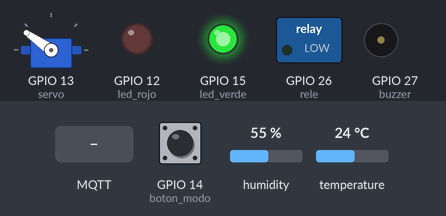
The program below on a simulated ESP32 board running MicroPython. Parts: servo, switched loads named in the program (green lamp = pin HIGH), output pins drawn as LEDs (lit = HIGH), buzzer (waves = sounding, pin HIGH). Wiring (from the project's diagram.json): DHT22 sensor on GPIO 4, red LED on GPIO 12, servo on GPIO 13, button on GPIO 14, green LED on GPIO 15, buzzer on GPIO 27. Inputs (shaded band) come from the test bench; at power-on: temperature 24 °C, GPIO 14 (boton_modo) HIGH, humidity 55 %. WiFi joins after 1.5 s; no MQTT or app messages arrive unless stated; servo angles are drawn from the pulse width (0.5 ms = 0°, 2.5 ms = 180°); the clock reads 2024-03-15 10:24:30 at power-on unless the program sets it; what the program prints to the serial console is not drawn.

Above: at 3.3 s.
3.4 s: temperature set to 25.3 °C
At 9.1 s:
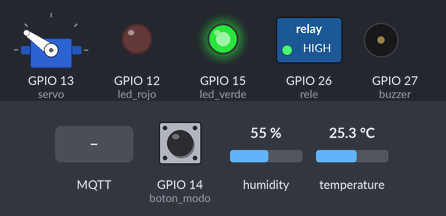
9.4 s: GPIO 14 (boton_modo) pulled LOW for 1 s
At 11.2 s:
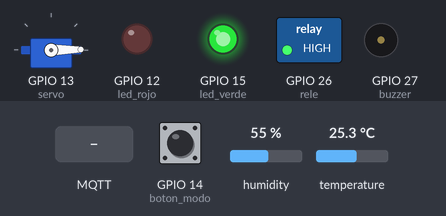
11.9 s: temperature set to 33 °C
17.9 s: MQTT message "AUTO" arrives on the first subscribed topic
At 19.6 s:
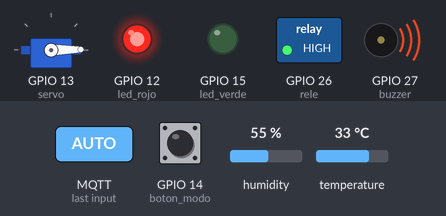
20.3 s: MQTT message "1" arrives on the first subscribed topic
21.8 s: temperature set to 28.5 °C
27.8 s: temperature set to 27.3 °C
Timing chart, 0 to 30.8 s (numbered marks = the images above; inputs shaded):
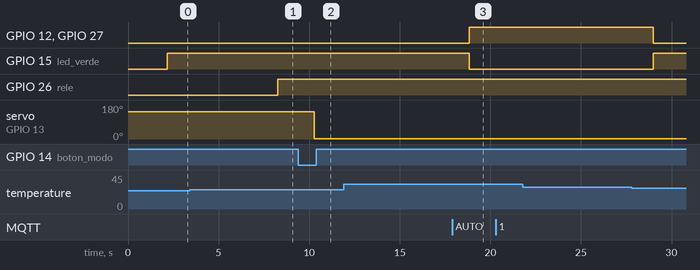

Measured:
- the behaviour switches between 25.2 and 25.3 °C on temperature (found by bisection; images 0 and 1)
- after the input at 3.4 s, GPIO 26 (rele): LOW → HIGH after 4.9 s
- after the input at 9.4 s, servo on GPIO 13 (servo): 145° → 1° after 0.88 s
- after the input at 11.9 s, every drawn part: stays the same
- after the input at 20.3 s, every drawn part: stays the same
- after the input at 21.8 s, every drawn part: stays the same

The program:

main.py
```python
import time
import network
import ujson
from machine import Pin
from umqtt.simple import MQTTClient

import config
import sensores
import actuadores

MQTT_BROKER = "broker.hivemq.com"
CLIENT_ID = "esp32_invernadero_utp"
TOPIC_PUB = b"invernadero/telemetria"
TOPIC_SUB = b"invernadero/comandos"

VENTANA_ABIERTA = 0
VENTANA_CERRADA = 145
PAUSA_ANTIRREBOTE = 0.4
PAUSA_CICLO = 2
HISTERESIS_BOMBILLO = 0.5

boton_modo = Pin(config.PIN_BOTON, Pin.IN, Pin.PULL_UP)

estado_sistema = {
    "temp_actual": 0.0,
    "temp_promedio": 0.0,
    "humedad": 0.0,
    "umbral_temp": 30.0,
    "modo": "AUTO",
    "angulo_ventana": VENTANA_CERRADA,
    "alerta": "NORMAL",
    "bombillo": False,
    "umbral_bombillo": 25.0,
    "silenciado": False
}


def conectar_wifi(tiempo_max=15):
    print("Conectando a Wi-Fi", config.WIFI_SSID, end="")
    wifi = network.WLAN(network.STA_IF)
    wifi.active(True)

    if wifi.isconnected():
        print(" ¡Ya estaba conectado!", wifi.ifconfig()[0])
        return True

    try:
        wifi.disconnect()
    except OSError:
        pass
    time.sleep(0.5)

    wifi.connect(config.WIFI_SSID, config.WIFI_PASSWORD)
    inicio = time.time()
    while not wifi.isconnected():
        if time.time() - inicio > tiempo_max:
            print(" No se pudo conectar (revisa config.py).")
            return False
        print(".", end="")
        time.sleep(0.3)

    print(" ¡Conectado!", wifi.ifconfig()[0])
    return True


def conectar_mqtt():
    try:
        cliente = MQTTClient(CLIENT_ID, MQTT_BROKER)
        cliente.set_callback(recibir_comando_mqtt)
        cliente.connect()
        cliente.subscribe(TOPIC_SUB)
        print("Conectado al broker MQTT exitosamente.")
        return cliente
    except Exception as e:
        print("Modo local sin MQTT:", e)
        return None


def mover_ventana(angulo):
    estado_sistema["angulo_ventana"] = actuadores.mover_ventana(angulo)


def encender_bombillo(encender):
    estado_sistema["bombillo"] = actuadores.encender_bombillo(encender)


def poner_modo(modo):
    estado_sistema["modo"] = modo
    if modo == "AUTO":
        estado_sistema["silenciado"] = False  # en AUTO la alarma siempre suena


def recibir_comando_mqtt(topic, msg):
    try:
        datos = ujson.loads(msg.decode())

        if datos.get("modo") in ("AUTO", "MANUAL"):
            poner_modo(datos["modo"])

        if "umbral_temp" in datos:
            estado_sistema["umbral_temp"] = float(datos["umbral_temp"])

        if "angulo_forzado" in datos and estado_sistema["modo"] == "MANUAL":
            mover_ventana(int(datos["angulo_forzado"]))

        if "umbral_bombillo" in datos:
            estado_sistema["umbral_bombillo"] = float(datos["umbral_bombillo"])

        if "bombillo" in datos and estado_sistema["modo"] == "MANUAL":
            encender_bombillo(datos["bombillo"])

        if "silenciar" in datos and estado_sistema["modo"] == "MANUAL":
            estado_sistema["silenciado"] = bool(datos["silenciar"])

        print("Comando MQTT aplicado:", datos)
    except Exception as e:
        print("Error procesando comando MQTT:", e)


def boton_presionado():
    return boton_modo.value() == 0


def cambiar_modo():
    if estado_sistema["modo"] == "AUTO":
        poner_modo("MANUAL")
        mover_ventana(VENTANA_ABIERTA)
    else:
        poner_modo("AUTO")

    print("Modo cambiado por botón físico a:", estado_sistema["modo"])
    time.sleep(PAUSA_ANTIRREBOTE)


def revisar_mensajes(cliente):
    if cliente is None:
        return
    try:
        cliente.check_msg()
    except Exception:
        pass


def esperar_revisando_mensajes(cliente):
    # Espera PAUSA_CICLO segundos, pero revisa MQTT cada 0.1 s
    # para que los comandos de la app se apliquen casi al instante.
    for _ in range(int(PAUSA_CICLO / 0.1)):
        revisar_mensajes(cliente)
        time.sleep(0.1)


def actualizar_lecturas():
    temp_actual, temp_promedio, humedad = sensores.leer_clima()
    estado_sistema["temp_actual"] = temp_actual
    estado_sistema["temp_promedio"] = temp_promedio
    estado_sistema["humedad"] = humedad


def revisar_alerta():
    # La alerta funciona en AUTO y en MANUAL; en MANUAL el pitido se puede silenciar
    hace_calor = estado_sistema["temp_promedio"] > estado_sistema["umbral_temp"]
    estado_sistema["alerta"] = "ALTA_TEMP" if hace_calor else "NORMAL"
    actuadores.actualizar_alertas(hace_calor, not estado_sistema["silenciado"])
    return hace_calor


def control_automatico(hace_calor):
    if hace_calor:
        mover_ventana(VENTANA_ABIERTA)
    else:
        mover_ventana(VENTANA_CERRADA)


def control_bombillo():
    # Se prende al llegar al umbral y se apaga 0.5 grados por debajo (para que no titile)
    temp = estado_sistema["temp_promedio"]
    umbral = estado_sistema["umbral_bombillo"]

    if not estado_sistema["bombillo"] and temp >= umbral:
        encender_bombillo(True)
    elif estado_sistema["bombillo"] and temp < umbral - HISTERESIS_BOMBILLO:
        encender_bombillo(False)


def publicar_telemetria(cliente):
    mensaje = ujson.dumps(estado_sistema)
    print("Telemetría:", mensaje)

    if cliente is None:
        return
    try:
        cliente.publish(TOPIC_PUB, mensaje)
    except Exception:
        pass


def iniciar():
    cliente = None
    if conectar_wifi():
        cliente = conectar_mqtt()
    else:
        print("Modo local sin Wi-Fi ni MQTT.")

    mover_ventana(VENTANA_CERRADA)
    actuadores.actualizar_alertas(False)
    encender_bombillo(False)
    return cliente


cliente = iniciar()

while True:
    if boton_presionado():
        cambiar_modo()

    revisar_mensajes(cliente)
    actualizar_lecturas()
    hace_calor = revisar_alerta()

    if estado_sistema["modo"] == "AUTO":
        control_automatico(hace_calor)
        control_bombillo()

    publicar_telemetria(cliente)
    esperar_revisando_mensajes(cliente)
```

config.py
```python
WIFI_SSID = "Wokwi-GUEST"
WIFI_PASSWORD = ""

PIN_DHT22 = 4
PIN_SERVO = 13
PIN_LED_ROJO = 12
PIN_LED_VERDE = 15
PIN_BUZZER = 27
PIN_RELE = 26
RELE_ACTIVO_BAJO = False
PIN_BOTON = 14
```

sensores.py
```python
from machine import Pin
import dht

import config

MAX_LECTURAS = 5

sensor_clima = dht.DHT22(Pin(config.PIN_DHT22))
historial_temp = []


def guardar_temperatura(temp):
    historial_temp.append(temp)
    if len(historial_temp) > MAX_LECTURAS:
        historial_temp.pop(0)


def promedio_temperatura():
    return sum(historial_temp) / len(historial_temp)


def leer_clima():
    try:
        sensor_clima.measure()
    except OSError:
        return 0.0, 0.0, 0.0

    temp = sensor_clima.temperature()
    hum = sensor_clima.humidity()
    guardar_temperatura(temp)

    return round(temp, 1), round(promedio_temperatura(), 1), round(hum, 1)
```

actuadores.py
```python
from machine import Pin, PWM

import config

ANGULO_MIN = 0       # compuerta abierta
ANGULO_MAX = 145     # compuerta cerrada (el servo nunca pasa de aqui)
ESCALA_SERVO = 180   # el duty se calcula sobre 0-180 grados
DUTY_MIN = 26
DUTY_MAX = 128

led_rojo = Pin(config.PIN_LED_ROJO, Pin.OUT)
led_verde = Pin(config.PIN_LED_VERDE, Pin.OUT)
buzzer = Pin(config.PIN_BUZZER, Pin.OUT)
servo = PWM(Pin(config.PIN_SERVO), freq=50)
rele = Pin(config.PIN_RELE, Pin.OUT, value=1 if config.RELE_ACTIVO_BAJO else 0)


def mover_ventana(angulo):
    angulo = max(ANGULO_MIN, min(angulo, ANGULO_MAX))
    duty = int(DUTY_MIN + (angulo / ESCALA_SERVO) * (DUTY_MAX - DUTY_MIN))
    servo.duty(duty)
    return angulo


def encender_bombillo(encender):
    encender = bool(encender)
    if config.RELE_ACTIVO_BAJO:
        rele.value(0 if encender else 1)
    else:
        rele.value(1 if encender else 0)
    return encender


def actualizar_alertas(en_alerta, sonar=True):
    led_rojo.value(en_alerta)
    led_verde.value(not en_alerta)
    buzzer.value(en_alerta and sonar)
```
